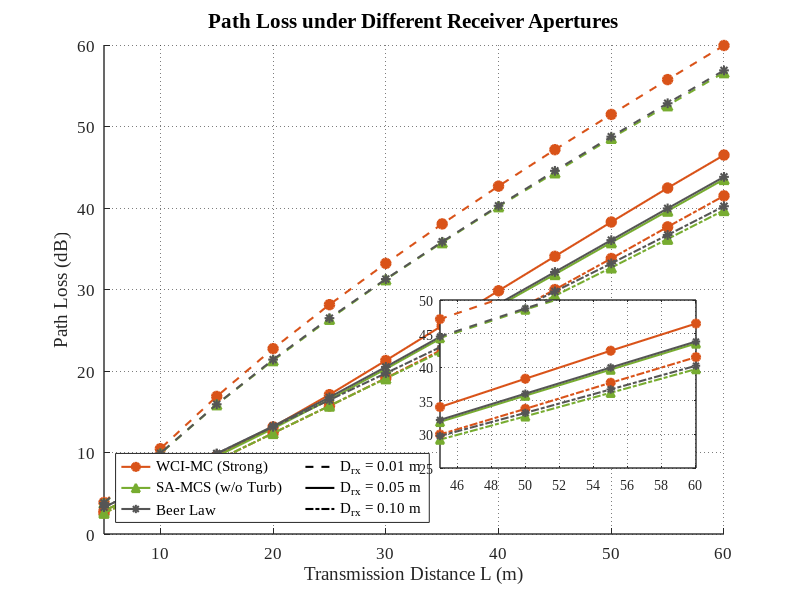
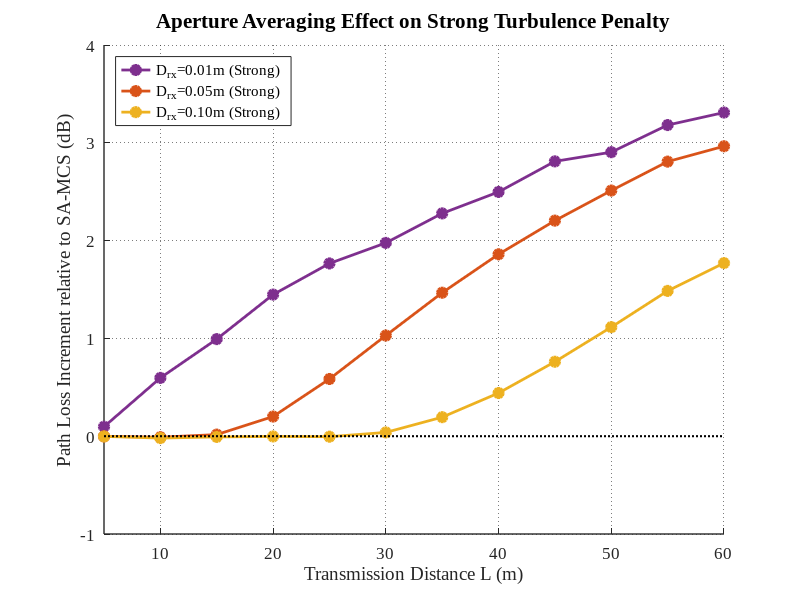

Recreate these plots in MATLAB, in order.
%% Exp4_3: Data Visualization (Path Loss & Increments vs Aperture - Strong/MCS Only)
clc; clear; close all;

try
    d_WCI = load('data_exp4_apt_WCIMC_Strong.mat');
    d_MCS = load('data_exp4_apt_MCS.mat');
catch
    error('数据加载失败，请务必先运行 WCI-MC (Strong) 和 MCS 仿真脚本生成 .mat 数据文件。');
end

dist_axis = d_WCI.dist_axis;
apertures_m = d_WCI.apertures_m;
num_apt = length(apertures_m);
c_val = d_MCS.coef_c; 
w0 = 0.002; 
theta_half_div = 0.1 * pi / 180 / 2;

% 视觉色系规范
c_Strong = '#D95319'; 
c_MCS    = '#77AC30'; 
c_Beer   = '#555555'; 

% 线型设计：0.01m -> '--', 0.05m -> '-', 0.10m -> '-.'
line_styles  = {'--', '-', '-.'};

fig_width = 640; fig_height = 480;

% =========================================================================
% 图 1：绝对路径衰减绘图 (含局部放大图)
% =========================================================================
figure('Name', 'Path Loss vs Aperture', 'Color', 'w', 'Position', [100, 100, fig_width, fig_height]);
hold on;

for i = 1:num_apt
    r_rx = apertures_m(i) / 2;
    % [修复] 几何扩展的正确平方和公式
    W_geo = sqrt(w0^2 + (dist_axis .* tan(theta_half_div)).^2);
    geom_loss = 1 - exp(-2 .* (r_rx.^2) ./ (W_geo.^2));
    PL_Beer = -10 * log10(max(exp(-c_val .* dist_axis) .* geom_loss, 1e-300));
    
    ls = line_styles{i}; 
    
    plot(dist_axis, -d_WCI.PL_Cell_WCI_Strong{i}, ls, 'Color', c_Strong, ...
        'Marker', 'o', 'LineWidth', 1.5, 'MarkerSize', 7, 'MarkerFaceColor', c_Strong);
        
    plot(dist_axis, -d_MCS.PL_Cell_MCS{i}, ls, 'Color', c_MCS, ...
        'Marker', '^', 'LineWidth', 1.5, 'MarkerSize', 7, 'MarkerFaceColor', c_MCS);
        
    plot(dist_axis, PL_Beer, ls, 'Color', c_Beer, ...
        'Marker', '*', 'LineWidth', 1.5, 'MarkerSize', 7, 'MarkerFaceColor', c_Beer);
end

grid on; set(gca, 'GridLineStyle', ':', 'GridAlpha', 0.6, 'FontSize', 12, 'LineWidth', 1, 'FontName', 'Times New Roman');
xlabel('Transmission Distance L (m)', 'FontSize', 14, 'FontName', 'Times New Roman');
ylabel('Path Loss (dB)', 'FontSize', 14, 'FontName', 'Times New Roman');
title('Path Loss under Different Receiver Apertures', 'FontSize', 15, 'FontName', 'Times New Roman');
xlim([min(dist_axis), max(dist_axis)]);

% 主图图例构建
h_alg1 = plot(nan, nan, '-', 'Color', c_Strong, 'Marker', 'o', 'LineWidth', 1.5, 'MarkerFaceColor', c_Strong);
h_alg2 = plot(nan, nan, '-', 'Color', c_MCS, 'Marker', '^', 'LineWidth', 1.5, 'MarkerFaceColor', c_MCS);
h_alg3 = plot(nan, nan, '-', 'Color', c_Beer, 'Marker', '*', 'LineWidth', 1.5, 'MarkerFaceColor', c_Beer);

h_apt1 = plot(nan, nan, line_styles{1}, 'Color', 'k', 'LineWidth', 1.5);
h_apt2 = plot(nan, nan, line_styles{2}, 'Color', 'k', 'LineWidth', 1.5);
h_apt3 = plot(nan, nan, line_styles{3}, 'Color', 'k', 'LineWidth', 1.5);

legend([h_alg1, h_alg2, h_alg3, h_apt1, h_apt2, h_apt3], ...
    {'WCI-MC (Strong)', 'SA-MCS (w/o Turb)', 'Beer Law', ...
     sprintf('D_{rx} = %.2f m', apertures_m(1)), ...
     sprintf('D_{rx} = %.2f m', apertures_m(2)), ...
     sprintf('D_{rx} = %.2f m', apertures_m(3))}, ...
    'Location', 'southwest', 'FontSize', 11, 'NumColumns', 2, 'FontName', 'Times New Roman');

% -------------------------------------------------------------------------
% 局部放大图 (Inset Plot)
% -------------------------------------------------------------------------
x_zoom = [45, 60];
y_zoom = [25, 50];

ax_inset = axes('Position', [0.55, 0.22, 0.32, 0.28]); 
hold(ax_inset, 'on'); box(ax_inset, 'on');

for i = 1:num_apt
    r_rx = apertures_m(i) / 2;
    W_geo = sqrt(w0^2 + (dist_axis .* tan(theta_half_div)).^2);
    geom_loss = 1 - exp(-2 .* (r_rx.^2) ./ (W_geo.^2));
    PL_Beer = -10 * log10(max(exp(-c_val .* dist_axis) .* geom_loss, 1e-300));
    
    ls = line_styles{i}; 
    
    plot(ax_inset, dist_axis, -d_WCI.PL_Cell_WCI_Strong{i}, ls, 'Color', c_Strong, ...
        'Marker', 'o', 'LineWidth', 1.5, 'MarkerSize', 6, 'MarkerFaceColor', c_Strong);
        
    plot(ax_inset, dist_axis, -d_MCS.PL_Cell_MCS{i}, ls, 'Color', c_MCS, ...
        'Marker', '^', 'LineWidth', 1.5, 'MarkerSize', 6, 'MarkerFaceColor', c_MCS);
        
    plot(ax_inset, dist_axis, PL_Beer, ls, 'Color', c_Beer, ...
        'Marker', '*', 'LineWidth', 1.5, 'MarkerSize', 6, 'MarkerFaceColor', c_Beer);
end

xlim(ax_inset, x_zoom); ylim(ax_inset, y_zoom); grid(ax_inset, 'on');
set(ax_inset, 'GridLineStyle', ':', 'GridAlpha', 0.6, 'FontSize', 10, 'LineWidth', 1, 'FontName', 'Times New Roman');

% =========================================================================
% 图 2：核心机制对比：强湍流相对于 SA-MCS 的衰减增量演化图
% =========================================================================
figure('Name', 'Increment relative to SA-MCS', 'Color', 'w', 'Position', [400, 200, fig_width, fig_height]);
hold on;

color_apertures = {'#7E2F8E', '#D95319', '#EDB120'};
h_strong = zeros(1, num_apt);
leg_labels_inc = {}; h_leg_all = [];

for i = 1:num_apt
    PL_MCS    = -d_MCS.PL_Cell_MCS{i};         
    PL_Strong = -d_WCI.PL_Cell_WCI_Strong{i};  
    
    inc_strong = PL_Strong - PL_MCS;
    
    % 强湍流增量 (实线，实心圆)
    h_strong(i) = plot(dist_axis, inc_strong, '-', 'Color', color_apertures{i}, ...
        'Marker', 'o', 'LineWidth', 2, 'MarkerSize', 7, 'MarkerFaceColor', color_apertures{i});
        
    leg_labels_inc{end+1} = sprintf('D_{rx}=%.2fm (Strong)', apertures_m(i));
    h_leg_all = [h_leg_all, h_strong(i)];
end

plot([min(dist_axis), max(dist_axis)], [0, 0], 'k:', 'LineWidth', 1.5, 'HandleVisibility', 'off');

grid on; set(gca, 'GridLineStyle', ':', 'GridAlpha', 0.6, 'FontSize', 12, 'LineWidth', 1, 'FontName', 'Times New Roman');
xlabel('Transmission Distance L (m)', 'FontSize', 14, 'FontName', 'Times New Roman');
ylabel('Path Loss Increment relative to SA-MCS (dB)', 'FontSize', 14, 'FontName', 'Times New Roman');
title('Aperture Averaging Effect on Strong Turbulence Penalty', 'FontSize', 15, 'FontName', 'Times New Roman');
xlim([min(dist_axis), max(dist_axis)]);

legend(h_leg_all, leg_labels_inc, 'Location', 'northwest', 'FontSize', 11, 'NumColumns', 1, 'FontName', 'Times New Roman');
